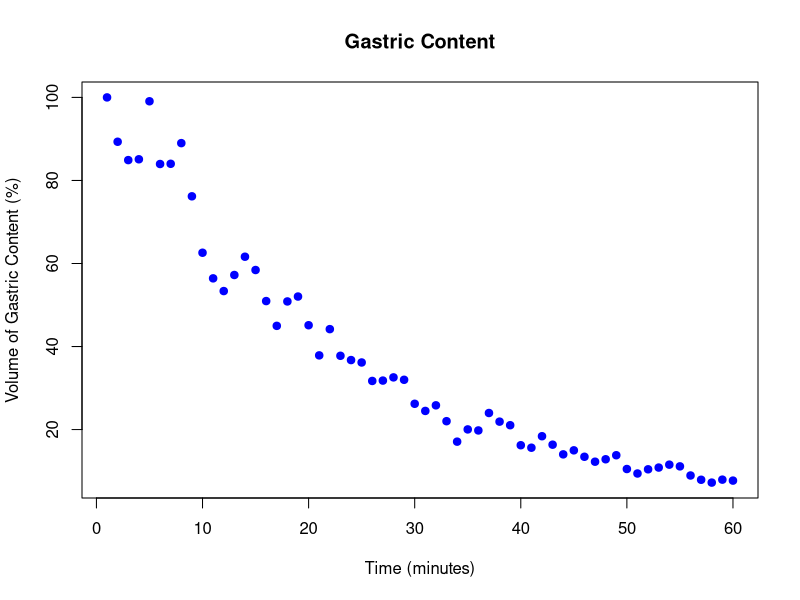
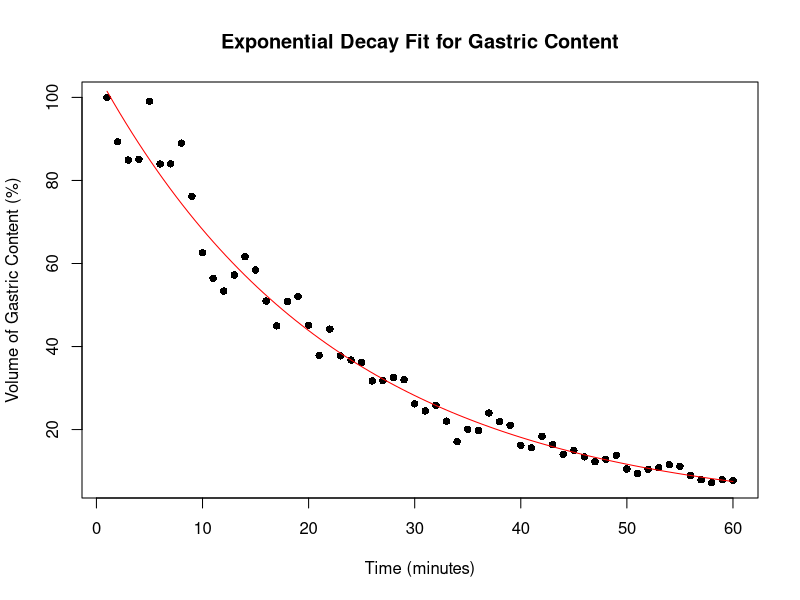

Recreate these plots in R, in order.
# Imports and others
library(tidyverse)
library(ggplot2)



df = read.csv("data/Data_T2.csv")
selected_columns <- df[c("Time","GE_fasted")]

time_col = selected_columns["Time"]
fasted_col = selected_columns["GE_fasted"]

df
# Sample data
x <- df$Time
y <- df$GE_fasted

# Basic scatter plot
plot(x, y, main = "Gastric Content", xlab = "Time (minutes)", ylab = "Volume of Gastric Content (%)", pch = 19, col = "blue")


# Fit the exponential decay model
# Initial parameter estimates
start_vals <- list(C0 = max(y), lambda = 0.5)
start_vals

# Fit the model using nls()
fit <- nls(y ~ C0 * exp(-lambda * x), data = selected_columns, start = start_vals)
summary(fit)


# Draw curve
plot(x, y, main = "Exponential Decay Fit for Gastric Content", pch = 16, xlab = "Time (minutes)", ylab = "Volume of Gastric Content (%)")
curve(predict(fit, newdata = data.frame(x = x)), add = TRUE, col = "red")

prediction = predict(fit, newdata = data.frame(x = x))

# Get the half life
prediction

